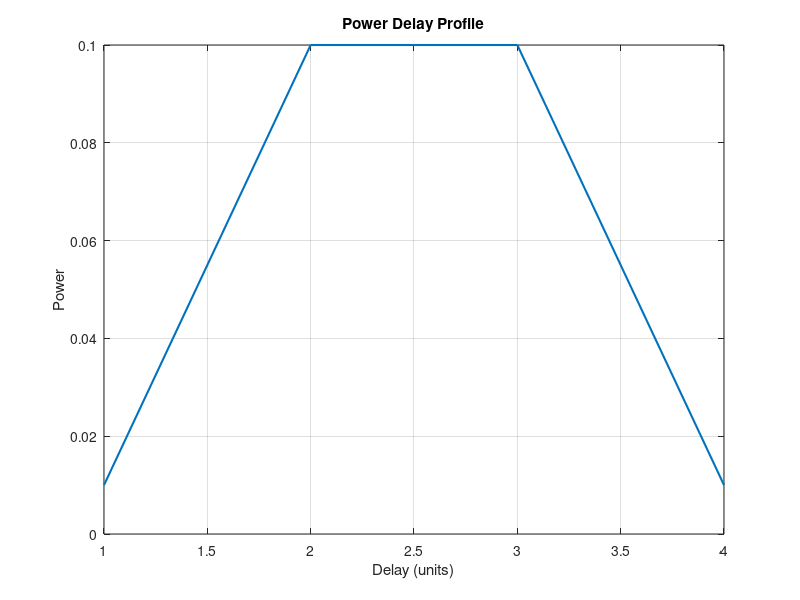

Source code (MATLAB):
clc;
clear all;
close all;
gain =[-20, -10, -10, -20];
power= 10.^(gain/10); 
delays = [1, 2, 3, 4];

delay_spread = max(delays) - min(delays);

mean_delay = sum(power.*delays) / sum(power);

rms_delay = sqrt(sum(power.*(delays - mean_delay).^2) / sum(power));

fprintf('Delay Spread: %.2f\n', delay_spread);
fprintf('Mean Delay: %.2f\n', mean_delay);
fprintf('RMS Delay: %.2f\n', rms_delay);
plot(delays, power, 'LineWidth', 1.5);
xlabel('Delay (units)');
ylabel('Power');
title('Power Delay Profile');
grid on;